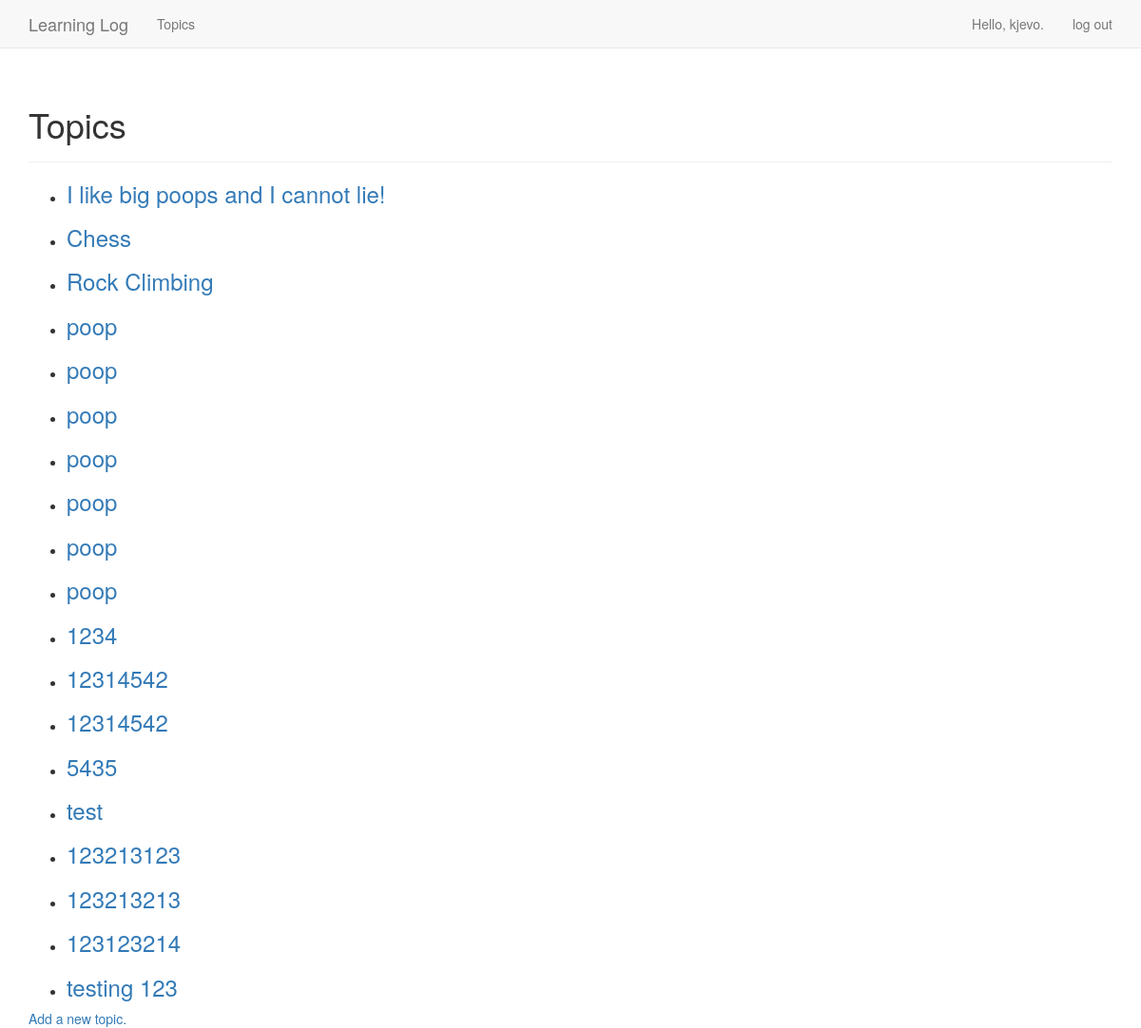
The app's page /topics (signed in), older data.
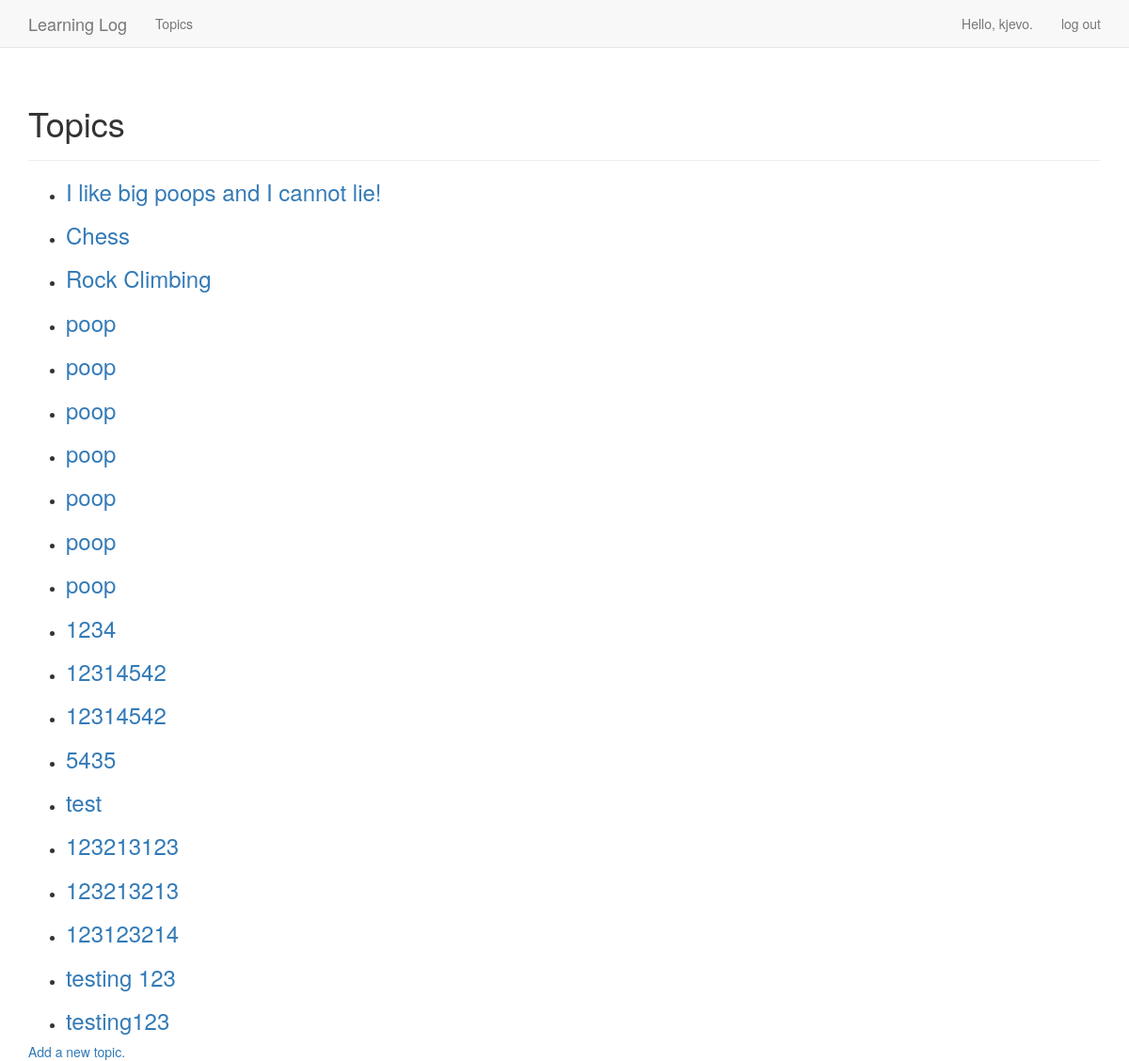
The same page, newer data.
### learning_logs/models.py (models this page shows)
class Topic(models.Model):
    text = models.CharField(max_length=200)
    date_added = models.DateTimeField(auto_now_add=True)
    owner = models.ForeignKey(
        User,
        on_delete=models.CASCADE,
    )
    def __str__(self):
        return self.text

### learning_logs/views.py (the view)
# urls.py: url('topics', views.topics, name='topics'),
@login_required
def topics(request):
    context = {
        'topics': Topic.objects.filter(owner=request.user).order_by('date_added')
    }
    return render(request, 'topics.html', context)

### learning_logs/templates/topics.html
{% extends "base.html" %}
{% block header %}
    <h1>Topics</h1>
{% endblock header %}
{% block content %}
<ul>
    {% for topic in topics %}
    <li>
        <h3>
            <a href="{% url 'topic' topic.id %}">{{ topic }}</a>
        </h3>
    </li>
    {% empty %}
    <li>No topics have been added yet.</li>
    {% endfor %}
</ul>
<a href="{% url 'new_topic' %}">Add a new topic.</a>
{% endblock content %}

Row changes from the older to the newer data that the page shows:
added Topic: text "testing123"
